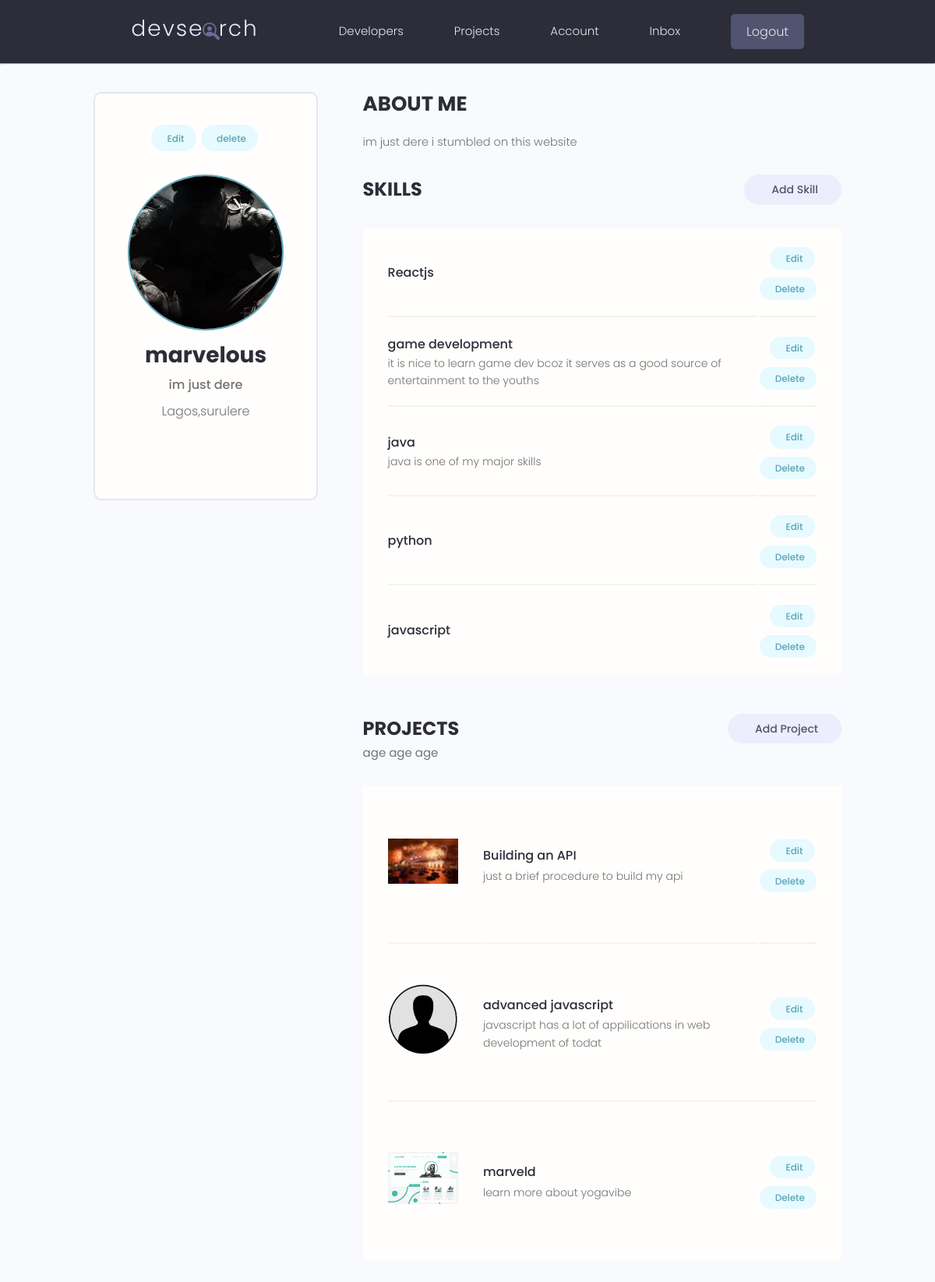
The app's page /account/ (signed in) with its own data.
### users/models.py (models this page shows, shortened)
class Profile(models.Model):
   user = models.OneToOneField(User ,  on_delete=models.CASCADE  )
   name =  models.CharField(max_length=250, blank = True , null = True)
   email = models.EmailField(max_length=500, blank= True, null= True)
   bio =  models.CharField(max_length=500, blank=True, null=True)
   description = models.TextField(blank = True, null = True)
   username = models.CharField( blank = True,  null = True , max_length=160)
   profile_pic = models.ImageField(upload_to='user_profile' , default='default.jpeg', null = True , blank = True)
   location = models.CharField(max_length= 150, blank = True, null = True)
   created = models.DateTimeField(auto_now_add=True)
   id = models.UUIDField(default = uuid.uuid4, editable= False , unique= True, primary_key=True)
   class Meta:
       ordering = ['created']
   @property
   def ImageURL(self):
       try :
           url = self.profile_pic.url
       except :
           url = settings.STATIC_URL + 'images/default.jpeg'
       return url

class Skill(models.Model):
    Owner = models.ForeignKey(Profile, blank= True, null = True, on_delete= models.CASCADE)
    name = models.CharField(max_length= 75 , blank = True, null = True)
    description = models.TextField(max_length=250, null = True, blank = True )
    created = models.DateTimeField(auto_now_add=True)
    id = models.UUIDField(default = uuid.uuid4, editable= False , unique= True, primary_key=True )

### base/models.py (models this page shows, shortened)
class Room (models.Model):
    owner = models.ForeignKey(Profile, null = True, blank =True , on_delete = models.CASCADE)
    name = models.CharField(max_length=200)
    featured_image = models.ImageField(null = True , blank = True , default= 'default.jpeg')
    about = models.TextField(null = True, blank = True)
    source_code = models.TextField(null = True, blank = True)
    tags = models.ManyToManyField('tag', blank = True ,)
    vote_total = models.IntegerField(default= 0 , null=True, blank = True)
    vote_ratio = models.IntegerField(default= 0 , null=True, blank = True)
    id = models.UUIDField(default = uuid.uuid4, editable= False , unique= True, primary_key=True)
    created = models.DateTimeField (auto_now_add= True)
    class Meta:
        ordering = ['-vote_ratio', '-vote_total','name']
    @property
    def ImageURL(self):
        try:
            url = self.featured_image.url
        except:
            url = settings.STATIC_URL +'images/default.jpeg'
        return url

### users/views.py (the view)
# urls.py: path('account/',views.useraccount, name = 'account' ),
@login_required(login_url="loginpage")
def useraccount(request):
    profile = request.user.profile
    skills = profile.skill_set.all
    context = {'profile': profile , 'skills': skills }
    return render (request, 'users/account.html',context)

### users/templates/users/account.html (shortened to what this page needs)
{% extends 'main.html'%}
{% block content %}
  <main class="settingsPage profile my-md">
    <div class="container">
      <div class="layout">
        <div class="column column--1of3">
          <div class="card text-center">
            <div class="card__body dev">
              <a class="tag tag--pill tag--main settings__btn" href="{% url 'edit-profile' %}"> Edit</a>
              <a class="tag tag--pill tag--main settings__btn" href='{% url "deleteacc" %}'> delete</a>
              <img class="avatar avatar--xl dev__avatar" src="{{profile.ImageURL}}" />
              <h2 class="dev__name">{{profile.user.username}}</h2>
              <p class="dev__title">{{profile.bio}}</p>
              <p class="dev__location">{{profile.location}}</p>
            </div>
          </div>
        </div>
        <div class="column column--2of3">
          <div class="devInfo">
            <h3 class="devInfo__title">About Me</h3>
            <p class="devInfo__about">
              {{profile.description}}
            </p>
          </div>
          <div class="settings">
            <h3 class="settings__title">Skills</h3>
            <a class="tag tag--pill tag--sub settings__btn tag--lg" href="{% url 'addskills' %}"> Add Skill</a>
          </div>
          <table class="settings__table">
            {% for skill in skills %}
            <tr>
              <td class="settings__tableInfo">
                <h4>{{skill.name}}</h4>
                <p>
                    {{skill.description}}
                </p>
              </td>
              <td class="settings__tableActions">
                <a class="tag tag--pill tag--main settings__btn" href="{% url 'editskills'  skill.id %}"> Edit</a>
                <a class="tag tag--pill tag--main settings__btn" href="{% url 'deleteskills' skill.id%}?next=/account/">
                  Delete</a>
              </td>
            </tr>
            {% endfor %}
          </table>
          <div class="settings">
            <h3 class="settings__title">Projects</h3>
            <a class="tag tag--pill tag--sub settings__btn tag--lg" href="{% url 'form' %}"> Add Project</a>
          </div>
          <table class="settings__table">
            {% for project in profile.room_set.all %}
            <tr>
              <td class="settings__thumbnail">
                <a href="{% url 'room' project.id %}"><img src="{{project.ImageURL}}" alt="Project Thumbnail" /></a>
              </td>age
              <td class="settings__tableInfo">
                <a href="{% url 'room' project.id %}">{{project.name}}</a>
                <p>
                 {{project.about|slice:"150"}}
                </p>
              </td>
              <td class="settings__tableActions">
                <a class="tag tag--pill tag--main settings__btn" href="{% url 'update' project.id %}"> Edit</a>
                <a class="tag tag--pill tag--main settings__btn" href="{% url 'delete' project.id %}?next=/account/">
                  Delete</a>
              </td>
            </tr>
            {% endfor %}
          </table>
        </div>
      </div>
    </div>
  </main>
{% endblock content %}

### static/styles/app.css (style rules this page uses)
:root { --color-sub: #2d2d39; }
.card { border: 2px solid var(--color-light); }
img { width: 100%; }
.profile .card > .dev { padding: 4rem; }
.dev__avatar { display: block; margin: auto; }
.dev__name { color: var(--color-sub); font-size: 2.8rem; font-weight: 700; margin-top: 1rem; margin-bottom: 0.5rem; }
.dev__title { font-size: 1.6rem; font-weight: 500; line-height: 1.3; }
.dev__location { margin-top: 1rem; }
.devInfo { margin-bottom: 3rem; }
.devInfo__title, .devInfo__subtitle { font-size: 2.6rem; color: var(--color-sub); text-transform: uppercase; font-weight: 700; margin-bottom: 1.5rem; }
.devInfo__about, .devSkill__info { font-size: 1.45rem; line-height: 1.7; text-align: justify; }
.settingsPage .dev > .settings__btn { display: inline-block; margin-bottom: 3rem; }
.settings { display: flex; justify-content: space-between; align-items: center; }
.settings__title { font-size: 2.4rem; text-transform: uppercase; font-weight: 700; color: var(--color-sub); }
.settings__table { margin-top: 3rem; margin-bottom: 5rem; padding: 0 3rem; background: var(--color-white); }
.settings__table tr { width: 100%; }
.settings__table tr > td { padding: 2rem 0; }
.settings__table tr:not(:last-child) td { border-bottom: 2px solid var(--color-white-light); }
.settings__thumbnail { width: 23%; min-width: 10rem; }
.settings__thumbnail img { padding-right: 3rem; height: 15rem; object-fit: contain; }
.settings__tableInfo { width: 100%; }
.settings__tableInfo h4, .settings__tableInfo a { padding-right: 1rem; width: auto; font-size: 1.6rem; font-weight: 500; color: var(--color-sub); }
.settings__tableInfo p { font-size: 1.4rem; }
.settings__tableActions { text-align: right; }

### static/uikit/styles/modules/_variables.css (style rules this page uses)
:root { --color-main: #5aa5b9; --color-main-light: #e6faff; --color-sub: #3f4156; --color-sub-light: #51546e; --color-sub-lighter: #ededfd; --color-text: #737373; --color-gray: #8b8b8b; --color-light: #e5e7eb; --color-light-gray: #767676; --color-bg: #f8fafd; --color-white: #fffefd; --color-white-light: #f3f3f3; --color-success: #359e64; --color-success-bg: #def8e8; --color-error: #fc4b0b; --color-error-bg: #fff2ee; --font-base: 'Poppins', arial, helvetica, 'Segoe UI', roboto, ubuntu, sans-serif; --font-monospace: 'Fira Code', 'Courier New', courier, monospace; --font-regular: 300; --font-medium: 500; --font-bold: 700; --generic-shadow: 1px 1px 5px #00000010; --generic-transition: all 0.3s ease-in-out; }

### static/uikit/styles/modules/_base.css (style rules this page uses)
* { margin: 0; padding: 0; box-sizing: border-box; text-rendering: optimizeLegibility; color: inherit; font-size: inherit; }
html { font-size: 50%; }
@media only screen and (min-width: 480px) { html { font-size: 56.25%; } }
@media only screen and (min-width: 1200px) { html { font-size: 62.5%; } }
body { line-height: 1.6; font-weight: 400; font-size: 1.5rem; color: var(--color-text); background-color: var(--color-bg); min-height: 100vh; }

### static/uikit/styles/modules/_typography.css (style rules this page uses)
* { font-family: var(--font-base); }
h2 { font-size: 3.6rem; font-weight: var(--font-bold); }
h3 { font-size: 3.2rem; font-weight: var(--font-medium); }
h4 { font-size: 2.8rem; font-weight: var(--font-medium); }
p, span, strong { font-size: 1.6rem; color: var(--color-text); font-weight: var(--font-regular); }
a { padding-bottom: 2px; text-decoration: none; display: inline-block; color: var(--color-main); font-weight: var(--font-medium); }

### static/uikit/styles/modules/_utilities.css (style rules this page uses)
.container { width: 92%; max-width: 165rem; margin: 0 auto; box-sizing: border-box; }
@media screen and (min-width: 1000px) { .container { width: 90%; } }
@media screen and (min-width: 1200px) { .container { width: 80%; } }
.text-center { text-align: center; }
.my-md { margin: 3rem auto; }

### static/uikit/styles/modules/_avatar.css (style rules this page uses)
.avatar { border-radius: 50%; border: 2px solid var(--color-main); object-fit: cover; }
.avatar--xl { height: 20rem; width: 20rem; }

### static/uikit/styles/modules/_card.css (style rules this page uses)
.card { border-radius: 1rem; background-color: var(--color-white); border: 1.5px solid var(--color-light); width: auto; height: auto; margin-top: 0.5rem; margin-bottom: 0.5rem; overflow: hidden; }
.card__body, .card__header { padding: 2rem 2.5rem; }

### static/uikit/styles/modules/_layout.css (style rules this page uses)
.layout { display: flex; flex-flow: row wrap; justify-content: space-between; }
.layout > .column { margin-bottom: 3rem; }
.layout > .column.column--1of3 { flex-basis: 30%; }
.layout > .column.column--2of3 { flex-basis: 64%; }

### records on screen
Profile: ImageURL (picture), user.username "marvelous", bio "im just dere", location "Lagos,surulere", description "im just dere i stumbled on this website"
Skill: name "Reactjs"
Skill: name "game development", description "it is nice to learn game dev bcoz it serves as a good source of entertainment to the youths"
Skill: name "java", description "java is one of my major skills"
Skill: name "python"
Skill: name "javascript"
Room: ImageURL (picture), name "Building an API", about "just a brief procedure to build my api"
Room: ImageURL (placeholder picture), name "advanced javascript", about "javascript has a lot of appilications in web development of todat"
Room: ImageURL (picture), name "marveld", about "learn more about yogavibe"
